Frame 1 (no input): blank canvas, image omitted
Frame 60 (the mouse pressed at the canvas centre just before this capture): blank canvas, image omitted
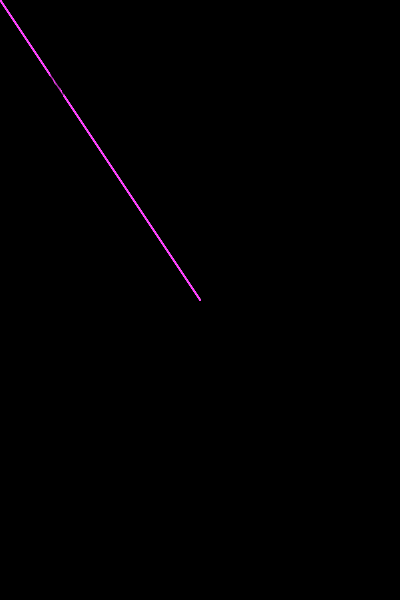
Frame 120 (the mouse held since frame 60 and released just before this capture)

The Processing sketch whose frames 1 and 60 were blank and that drew this single picture after the mouse press (run headless with seeded random() and noise(); from frame 60 on, the mouse is pressed at the canvas centre):

// Processing sketch: processing_83292
// ── processing_83292.pde

void setup()
{
size(400, 600);
background(0, 0, 0);
smooth();
frameRate(10);
textSize(40);
}

void draw()
{
  fill(0,0,0,75);
  
stroke(255, 65, 255);
line(0, 0, mouseX, mouseY);

textAlign(CENTER);
text("Merry Christmas!:)",200,100);
}
